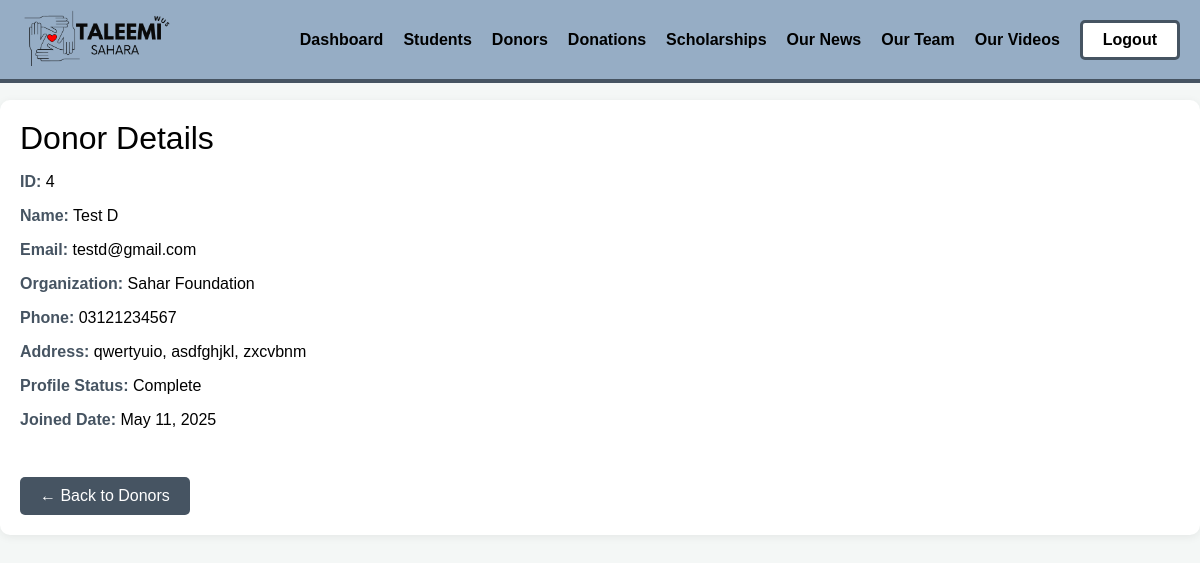
Page /admin/view_donor.php?id=4 (signed in) on the committed database.
### tables this page shows
CREATE TABLE `donor_profiles` (
  `id` int(11) NOT NULL,
  `user_id` int(11) NOT NULL,
  `organization` varchar(255) NOT NULL,
  `phone` varchar(20) NOT NULL,
  `address` text NOT NULL,
  `website` varchar(255) DEFAULT NULL,
  `contact_person` varchar(255) DEFAULT NULL,
  `donation_preferences` text DEFAULT NULL,
  `annual_budget` decimal(12,2) DEFAULT NULL,
  `created_at` timestamp NOT NULL DEFAULT current_timestamp(),
  `updated_at` timestamp NOT NULL DEFAULT current_timestamp() ON UPDATE current_timestamp()
);

CREATE TABLE `users` (
  `id` int(11) NOT NULL,
  `name` varchar(100) NOT NULL,
  `email` varchar(100) NOT NULL,
  `password` varchar(255) NOT NULL,
  `user_type` enum('admin','student','donor','mentor','examination') NOT NULL,
  `created_at` timestamp NOT NULL DEFAULT current_timestamp(),
  `updated_at` timestamp NOT NULL DEFAULT current_timestamp() ON UPDATE current_timestamp(),
  `reset_token` varchar(255) DEFAULT NULL,
  `reset_expires` datetime DEFAULT NULL
);

### admin/view_donor.php (the view, shortened to what this page needs)
<?php
require_once '../config/database.php';
$donor_id = intval($_GET['id']);
$stmt = $conn->prepare("SELECT u.id, u.name, u.email, u.created_at, dp.organization, dp.phone, dp.address FROM users u LEFT JOIN donor_profiles dp ON u.id = dp.user_id WHERE u.id = ? AND u.user_type = 'donor'");
$stmt->bind_param('i', $donor_id);
$stmt->execute();
$donor = $stmt->get_result()->fetch_assoc();
?>
<!DOCTYPE html>
<html lang="en">
<head>
    <link rel="stylesheet" href="../css/general.css">
</head>
<body>
    <?php include '../components/admin-navbar.php'; ?>
    <div class="view-container">
        <div class="view-title">Donor Details</div>
        <div class="view-row"><span class="label">ID:</span> <?php echo $donor['id']; ?></div>
        <div class="view-row"><span class="label">Name:</span> <?php echo htmlspecialchars($donor['name']); ?></div>
        <div class="view-row"><span class="label">Email:</span> <?php echo htmlspecialchars($donor['email']); ?></div>
        <div class="view-row"><span class="label">Organization:</span> <?php echo htmlspecialchars($donor['organization'] ?? 'N/A'); ?></div>
        <div class="view-row"><span class="label">Phone:</span> <?php echo htmlspecialchars($donor['phone'] ?? 'N/A'); ?></div>
        <div class="view-row"><span class="label">Address:</span> <?php echo htmlspecialchars($donor['address'] ?? 'N/A'); ?></div>
        <div class="view-row"><span class="label">Profile Status:</span> <?php echo !empty($donor['organization']) ? 'Complete' : 'Incomplete'; ?></div>
        <div class="view-row"><span class="label">Joined Date:</span> <?php echo date('M j, Y', strtotime($donor['created_at'])); ?></div>
        <a href="donors.php" class="back-btn">&larr; Back to Donors</a>
    </div>
</body>
</html>

### admin/view_donor.php (style rules this page uses)
.view-container { width: 100%; margin: 100px auto; background: #fff; border-radius: 10px; box-shadow: 0 2px 10px #0001; padding: 2rem; max-width: 1400px; margin: 0 auto; margin-top: 100px; padding: 20px 20px 20px; }
body { font-family: 'Raleway', sans-serif; background-color: #f4f7f6; display: flex; flex-direction: column; }
.view-title { font-size: 2rem; margin-bottom: 1rem; }
.view-row { margin-bottom: 1rem; }
.label { font-weight: bold; color: #465462; }
.back-btn { display: inline-block; margin-top: 2rem; background: #465462; color: #fff; padding: 10px 20px; border-radius: 5px; text-decoration: none; }

### components/admin-navbar.php (style rules this page uses)
* { box-sizing: border-box; padding: 0; margin: 0; font-family: "Raleway", sans-serif; }

### rows in the picture
donor_profiles: user "4", user.name "Test D", user.email "testd@gmail.com", organization "Sahar Foundation", phone "03121234567", address "qwertyuio, asdfghjkl, zxcvbnm", user.created_at "May 11, 2025"
